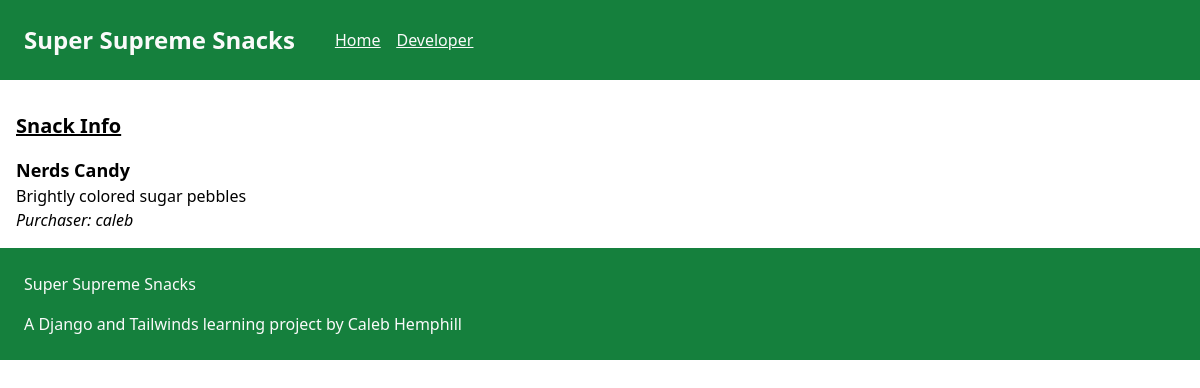
Screenshot of /3/ with the database file from the repository.
### snacks/models.py (models this page shows, shortened)
class Snack(models.Model):
    name = models.CharField(max_length=64)
    description = models.TextField()
    purchaser = models.ForeignKey(get_user_model(), on_delete=models.CASCADE)

### snacks/views.py (the view)
# urls.py: path('<int:pk>/', SnackDetailView.as_view(), name='snack_detail'),
class SnackDetailView(DetailView):
    template_name = 'snack_detail.html'
    model = Snack

### templates/snack_detail.html
{% extends "base.html" %}
{% block main %}
<div class="flex-col p-4">
  <h2 class="py-4 text-xl underline font-black">Snack Info</h2>
  <h3 class="text-lg font-extrabold">{{snack.name}}</h3>
  <p>{{snack.description}}</p>
  <p class="italic">Purchaser: {{snack.purchaser}}</p>
</div>
{% endblock main %}

### rows the page displays
Snack: name "Nerds Candy", description "Brightly colored sugar pebbles", purchaser "caleb"
